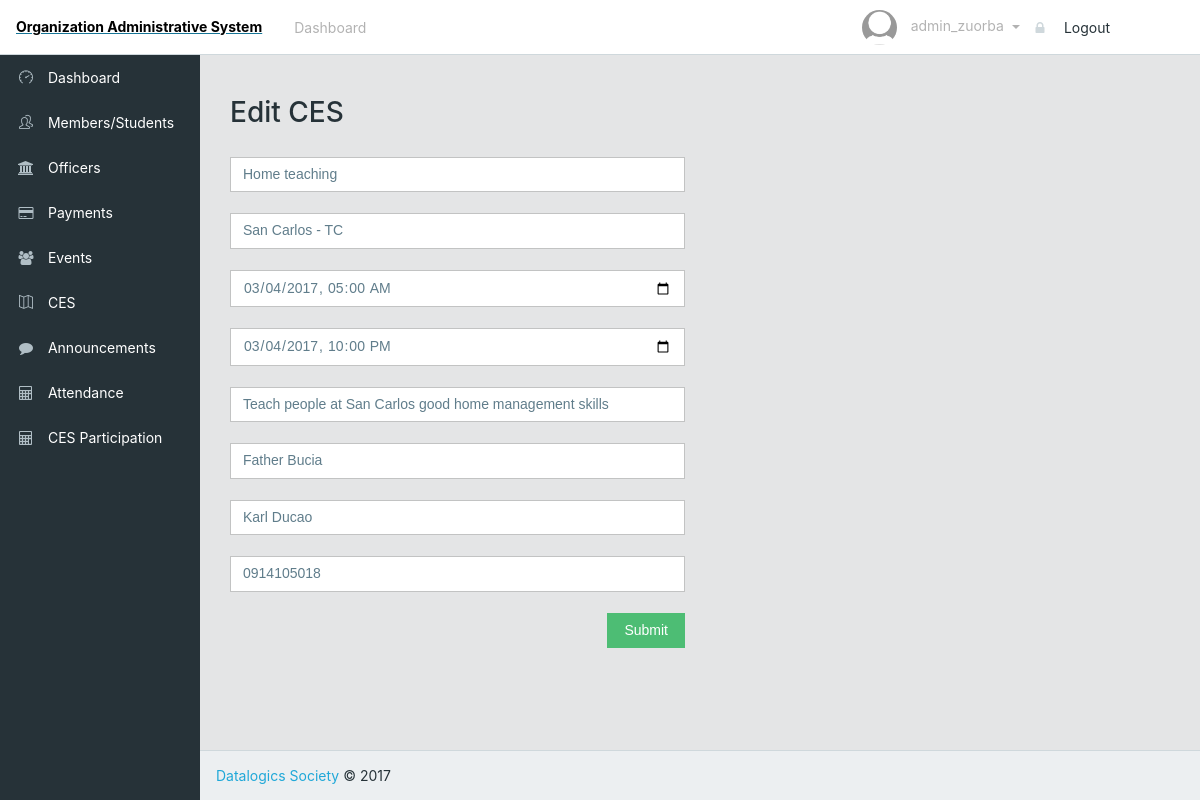
/editCES.php?eid=1 (signed in), run on the app's committed database.
### tables this page shows
CREATE TABLE `ces` (
  `ces_id` int(11) NOT NULL,
  `ces_title` varchar(64) NOT NULL,
  `ces_venue` varchar(64) NOT NULL,
  `ces_date_start` datetime NOT NULL,
  `ces_date_end` datetime NOT NULL,
  `ces_description` varchar(256) NOT NULL,
  `ces_organizer` varchar(64) NOT NULL,
  `ces_contact_person` varchar(64) NOT NULL,
  `ces_contact_pnum` varchar(15) NOT NULL
);

### editCES.php (the view, shortened to what this page needs)
<?php
    include("sql_connect.php");
    $result = mysqli_query($mysqli, "SELECT * FROM CES WHERE ces_id = ".$_GET['eid']);
    $data = mysqli_fetch_row($result);
?>
<!DOCTYPE html>
<html lang="en">
<head>
    <link href="css/font-awesome.min.css" rel="stylesheet">
    <link href="css/simple-line-icons.css" rel="stylesheet">
    <link href="css/style.css" rel="stylesheet">
</head>
<body class="app header-fixed sidebar-fixed aside-menu-fixed aside-menu-hidden">
    <header class="app-header navbar">
        <a href="#"><span class = "top">Organization Administrative System</span></a>
        <ul class="nav navbar-nav hidden-md-down">
            <li class="nav-item px-1">
                <a class = "nav-link" href = "admin.php"> Dashboard </a>
            </li>
        </ul>
        <ul class="nav navbar-nav ml-auto">
                <span class = "nav-link dropdown-toggle" data-toggle="dropdown" role="button">
                    <img src="img/profile/default.png" class="img-avatar">
                    <span class="hidden-md-down">
                        <?php
                            echo "$_SESSION[username]";
                        ?>
                    </span>
                </span>
                <li>
                    <a class="dropdown-item" href="logOut.php"><i class="fa fa-lock"></i> Logout</a>
                </li>
        </ul>
    </header>
    <div class="app-body">
        <?php require("sidebar.php");?>
        <main class="main">
            <br><br>
            <div class="container-fluid">
                <div class="animated fadeIn">
                    <div class="row">
                        <div class='col-sm-6 col-sm-offset-1'>
                            <div class="panel panel-primary">
                                <div class="panel-heading">
                                    <h3 class="panel-title">Edit CES</h3>
                                </div>
                            </div>
                            <form name="myForm" method="POST" action="updateCES.php">
                                <input type="text" value="<?php echo $data[0]; ?>" name="ces_id" class="form-control" hidden><br>
                                <input type="text" value="<?php echo $data[1]; ?>" name="ces_title" placeholder="CES Title" class="form-control" ><br>
                                <input type="text" value="<?php echo $data[2]; ?>" name="ces_venue" placeholder="Venue" class="form-control"><br>
                                <input type="datetime-local" value="<?php $time=substr($data[3], 0, 10).'T'.substr($data[3], 11).'.000'; echo $time; ?>" name="ces_date_start" placeholder="Enter Start Date" class="form-control" ><br>
                                <input type="datetime-local" value="<?php $time=substr($data[4], 0, 10).'T'.substr($data[4], 11).'.000'; echo $time; ?>" name="ces_date_end" placeholder="Enter End Date" class="form-control" ><br>
                                <input type="text" value="<?php echo $data[5]; ?>" name="ces_description" placeholder="Description" class="form-control" ><br>
                                <input type="text" value="<?php echo $data[6]; ?>" name="ces_organizer" placeholder="Organizer" class="form-control" ><br>
                                <input type="text" value="<?php echo $data[7]; ?>" name="ces_contact_person" placeholder="Contact Person" class="form-control" ><br>
                                <input type="text" value="<?php echo $data[8]; ?>" name="ces_contact_pnum" placeholder="Contact Number" class="form-control" ><br>
                                <button class="btn btn-success pull-right">Submit</button>
                            </form>
                        </div>
                    </div>
                </div>
            </div>
        </main>
    </div>
    <footer class="app-footer">
        <a href="#">Datalogics Society</a> © 2017
    </footer>
</body>
</html>

### editCES.php (style rules this page uses)
.top { display: block; padding: 16px; font-weight: bold; color: black; }

### data on the page
ces: ces_title "Home teaching", ces_venue "San Carlos - TC", ces_date_start "03/04/2017 05:00", ces_date_end "03/04/2017 22:00", ces_description "Teach people at San Carlos good home management skills", ces_organizer "Father Bucia", ces_contact_person "Karl Ducao", ces_contact_pnum "0914105018"

### other printed values
$_SESSION[username] "admin_zuorba"
